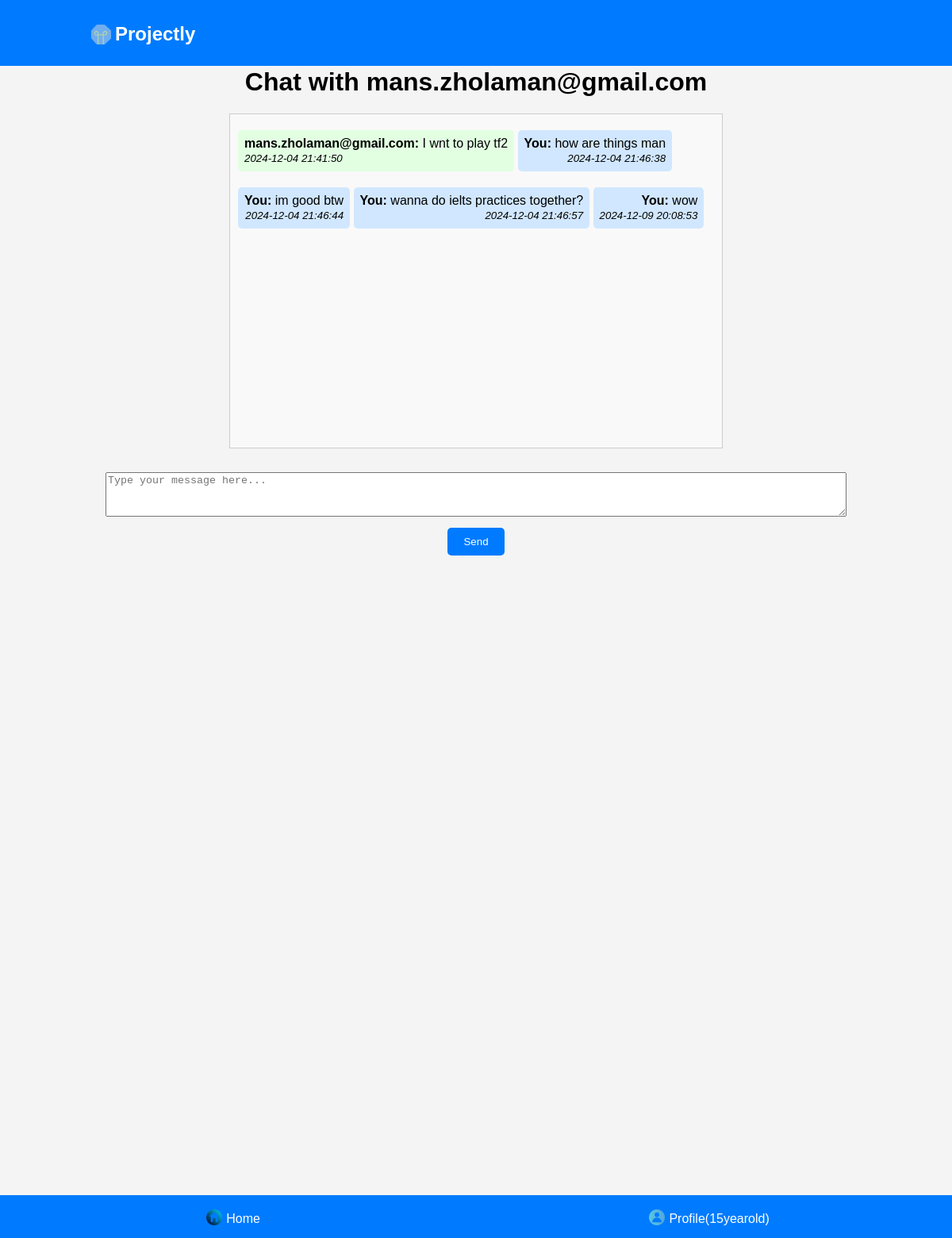
/chat.php?user_id=7 (signed in), run on the app's committed database.
### tables this page shows
CREATE TABLE `userdata` (
  `id` int(11) NOT NULL,
  `username` varchar(45) NOT NULL,
  `password` varchar(45) NOT NULL
);

CREATE TABLE `messages` (
  `id` int(11) NOT NULL,
  `sender_id` int(11) NOT NULL,
  `receiver_id` int(11) NOT NULL,
  `message` text NOT NULL,
  `timestamp` datetime DEFAULT CURRENT_TIMESTAMP
);

### chat.php (the view, shortened to what this page needs)
<?php
include 'C:/MAMP/htdocs/database/db_connect.php';
$loggedInUserId = $_SESSION['id'];
$chatWithId = isset($_GET['user_id']) ? intval($_GET['user_id']) : 0;
$stmt = $conn->prepare("SELECT username FROM userdata WHERE id = ?");
$stmt->bind_param("i", $chatWithId);
$stmt->execute();
$stmt->bind_result($chatWithUsername);
$stmt = $conn->prepare("
    SELECT sender_id, message, timestamp
    FROM messages
    WHERE (sender_id = ? AND receiver_id = ?) OR (sender_id = ? AND receiver_id = ?)
    ORDER BY timestamp ASC
");
$stmt->bind_param("iiii", $loggedInUserId, $chatWithId, $chatWithId, $loggedInUserId);
$stmt->execute();
$result = $stmt->get_result();
$messages = $result->fetch_all(MYSQLI_ASSOC);
?>
<!DOCTYPE html>
<html lang="en">
<head>
<link rel="stylesheet" href="styles.css" />
</head>
<body>
<div class="header" style=" margin:-20px;">
        <h1><img src="Pictures/Projectly.png" alt="projectly icon" style="width:35px; margin-bottom:-10px;">Projectly</h1>
    </div>
    <h1>Chat with <?= htmlspecialchars($chatWithUsername); ?></h1>
    <div class="chat-box">
        <?php if (count($messages) > 0): ?>
            <?php foreach ($messages as $msg): ?>
                <div class="message <?= $msg['sender_id'] == $loggedInUserId ? 'sent' : 'received'; ?>">
                    <strong><?= $msg['sender_id'] == $loggedInUserId ? 'You' : htmlspecialchars($chatWithUsername); ?>:</strong>
                    <?= htmlspecialchars($msg['message']); ?>
                    <br>
                    <small><em><?= $msg['timestamp']; ?></em></small>
                </div>
            <?php endforeach; ?>
        <?php else: ?>
            <p>No messages yet. Start the conversation!</p>
        <?php endif; ?>
    </div>
    <form method="POST" action="">
        <textarea name="message" placeholder="Type your message here..." required></textarea>
        <br>
        <button type="submit">Send</button>
    </form>
    <div class="footer-nav" style=" margin-left: -20px;">
        <a href="index.php"><img src="pictures/home-icon.png" alt="Home Icon" class="home-icon" style="">Home</a>
        <?php if (isset($_SESSION['username'])): ?>
            <a href="profile.php"><img src="pictures/profile-icon.png" alt="Profile Icon" class="profile-icon">Profile(<?php echo htmlspecialchars($_SESSION['username']); ?>)</a>
        <?php else: ?>
            <a href="login.php"><img src="pictures/profile-icon.png" alt="Profile Icon" class="profile-icon">Profile</a>
        <?php endif; ?>
    </div>
</body>
</html>

### styles.css (style rules this page uses)
body { min-height: 190vh; display: flex; flex-direction: column; }
.profile-icon, .create-icon, .home-icon { max-width: 20px; max-height: 20px; margin-right: 5px; width: auto; height: auto; position: relative; top: 3px; }
body { font-family: Arial, sans-serif; margin: 0; padding: 0; background-color: #f4f4f4; padding-bottom: 50px; }
.header { background-image: url('project.jpeg'); background-size: cover; background-position: center; background-color: #007bff; background-blend-mode: multiply; display: flex; justify-content: space-between; align-items: center; padding: 10px; background-color: #007bff; color: white; text-decoration: none; }
.header h1 { font-size: 24px; text-decoration: none; margin-left: 100px; }
.footer-nav { background-image: url('project.jpeg'); background-size: cover; background-color: #007bff; background-blend-mode: multiply; display: flex; justify-content: space-around; padding: 15px; background-color: #007bff; position: fixed; bottom: 0; width: 100%; color: white; }
.footer-nav a { color: white; text-decoration: none; }

### chat.php (style rules this page uses)
body { font-family: Arial, sans-serif; margin: 20px; padding: 0; text-align: center; }
.chat-box { width: 100%; max-width: 600px; margin: 0 auto; height: 400px; overflow-y: auto; border: 1px solid #ccc; padding: 10px; text-align: left; background: #f9f9f9; }
.message { margin: 10px 0; padding: 8px; border-radius: 5px; display: inline-block; }
.sent { background-color: #d1e7ff; text-align: right; }
.received { background-color: #e2ffe2; }
form { margin-top: 20px; }
textarea { width: 80%; height: 50px; margin: 10px 0; }
button { padding: 10px 20px; background-color: #007bff; color: #fff; border: none; border-radius: 5px; cursor: pointer; }

### data on the page
userdata: username "mans.zholaman@gmail.com"
messages: sender.username "mans.zholaman@gmail.com", message "I wnt to play tf2", timestamp "2024-12-04 21:41:50"
messages: shows "You", message "how are things man", timestamp "2024-12-04 21:46:38"
messages: shows "You", message "im good btw", timestamp "2024-12-04 21:46:44"
messages: shows "You", message "wanna do ielts practices together?", timestamp "2024-12-04 21:46:57"
messages: shows "You", message "wow", timestamp "2024-12-09 20:08:53"

### other printed values
$_SESSION['username'] "15yearold"
